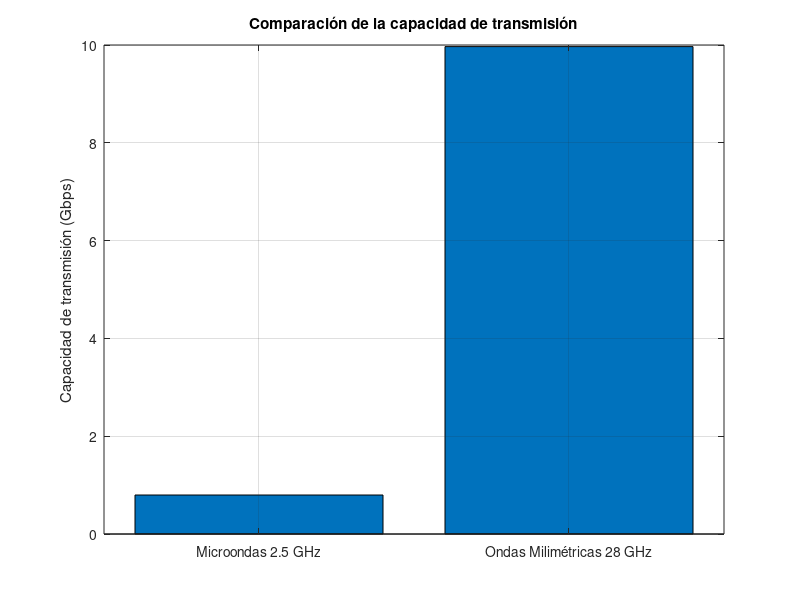

Write MATLAB code to recreate this figure.
% Frecuencias en GHz
f_micro = 2.5; % Frecuencia típica de microondas para WiFi
f_milli = 28;  % Frecuencia típica de ondas milimétricas para 5G

% Ancho de banda en GHz
B_micro = 0.08;  % Ancho de banda típico para microondas (ej. WiFi)
B_milli = 1;     % Ancho de banda típico para ondas milimétricas (ej. 5G)
% Relación señal-a-ruido (SNR)
SNR = 30; % en dB, suponiendo un SNR alto para ambos casos

% Convertir SNR de dB a una relación lineal
SNR_linear = 10^(SNR/10);

% Calculo de la capacidad del canal (Shannon Capacity) en bps
C_micro = B_micro * 1e9 * log2(1 + SNR_linear);
C_milli = B_milli * 1e9 * log2(1 + SNR_linear);
figure;
bar([1, 2], [C_micro, C_milli] / 1e9); % Convertir a Gbps para la visualización
set(gca, 'XTickLabel', {'Microondas 2.5 GHz', 'Ondas Milimétricas 28 GHz'});
ylabel('Capacidad de transmisión (Gbps)');
title('Comparación de la capacidad de transmisión');
grid on;
